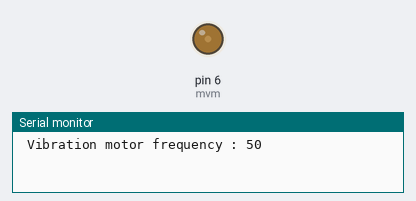
A sketch run on a simulated Arduino Uno, built with avr-gcc and run on an emulated ATmega328P. Parts: output pins drawn as LEDs (lit = HIGH), the last lines printed to the serial monitor.

Above: at 0.1 s.
At 7.1 s:
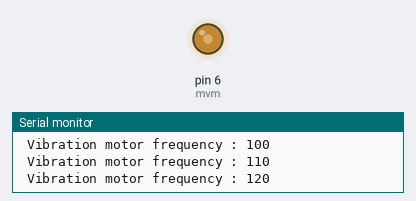
At 19.1 s:
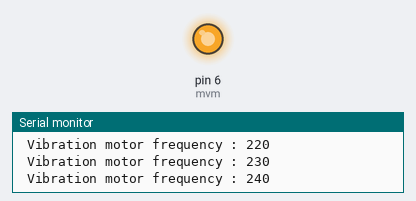
At 39.1 s:
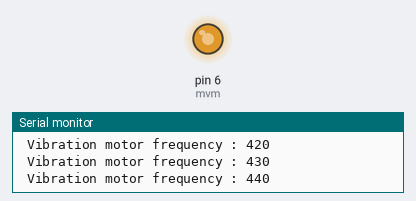
Timing chart, 0 to 40.0 s (numbered marks = the images above):
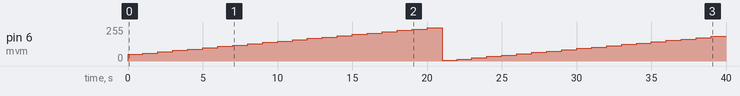

The sketch:

vibration-motor.ino
```cpp
int mvm = 6; // micro vibration motor is connected with pin number 5 which is the pwm pin.
int i;
void setup() {
  Serial.begin (9600);
   pinMode(mvm, OUTPUT);
}

void loop() {
  i = 50;
  // put your main code here, to run repeatedly:
  for(i=50;i<=500;i=i+10){
   analogWrite(mvm, i);
   Serial.print(" Vibration motor frequency : ");
   Serial.println(i);
   delay(1000);
  }
  delay(2000);
}
```

Measured:
- by itself, pin 6 (mvm): 0/255 → 50/255 at 0.00 s, → 60/255 1.0 s later, → 70/255 1.0 s later, → 80/255 1.0 s later, … (40 changes in this stretch)
